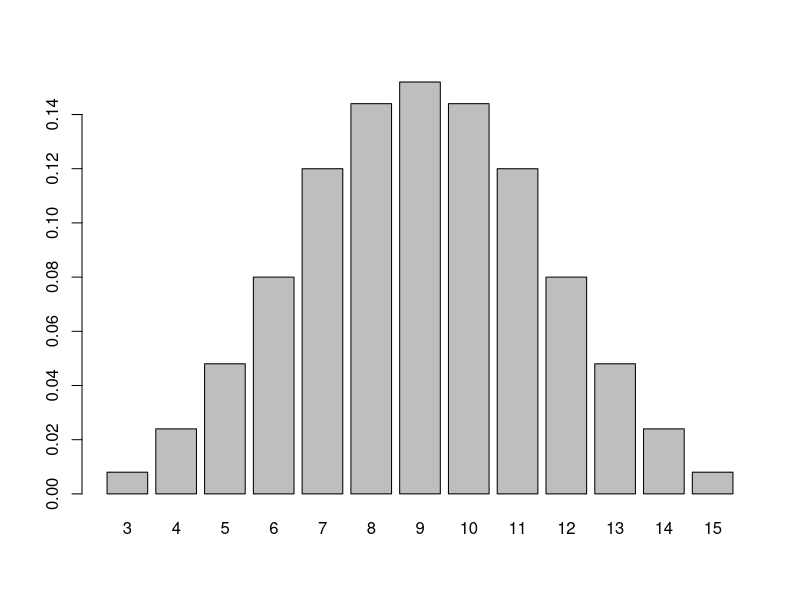
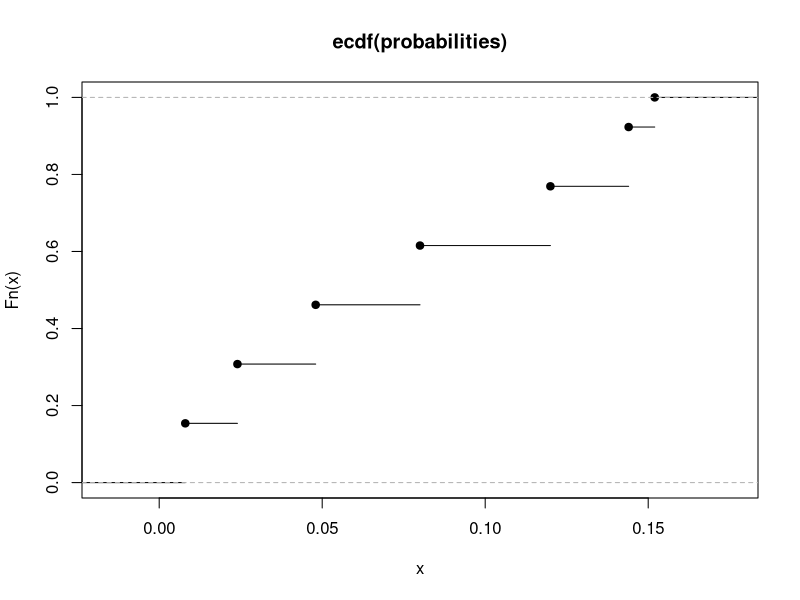

Write R code to recreate these figures, in order.
## ---- chunk 1
    outcomes <- c(3:15)
    number_possibilities <- c(
        1, # 3, (1, 1, 1)
        3, # 4, (1, 1, 2) * 3(2, 5, 1) * 3!
        6, # 5, (1, 1, 3) * 3, (1, 2, 2) * 3
        10, # 6, (1, 1, 4) * 3, (2, 2, 2), (3, 1 ,2) * 3!
        15, # 7, (1, 1, 5) * 3, (2, 2, 3) * 3, (3, 3, 1) * 3, (1, 2, 4) * 3!
        18, # 8, (2, 2, 4) * 3, (3, 3, 2) * 3, (1, 2, 5) * 3!, (1, 3, 4) * 3!
        19, # 9, (2, 2, 5) * 3, (3, 3, 3), (4, 4, 1) * 3, (1, 3, 5) * 3!, (2, 3, 4) * 3!
        18, # 10, (3, 3, 4) * 3, (4, 4, 2) * 3, (1, 4, 5) * 3!, (2, 3, 5) * 3!
        15,
        10,
        6,
        3,
        1
    )

    probabilities <- number_possibilities * (1 / (5^3))

    data.frame(x = outcomes, possibilities = number_possibilities, f_x = probabilities, F_x = cumsum(probabilities))
## ---- chunk 2
    barplot(probabilities, names.arg = outcomes)

    plot(ecdf(probabilities))
## ---- chunk 3
    f_0 <- (8 / 10) * (7 / 9) * (6 / 8) * (5 / 7)
    f_1 <- (2 / 10) * (8 / 9) * (7 / 8) * (6 / 7) * 4
    f_2 <- (2 / 10) * (1 / 9) * (8 / 8) * (7 / 7) * 6

    f <- c(f_0, f_1, f_2)

    f
    cumsum(f)
## ---- chunk 4
1 - dbinom(300, size = 300, p = 297 / 300)
## ---- chunk 5
1 - ppois(0, lambda = 3)
## ---- chunk 6
    dbinom(32, size = 32, p = 0.95)
## ---- chunk 7
    dbinom(30, size = 32, p = 0.95)
## ---- chunk 8
    1 - (dbinom(31, size = 32, p = 0.95) + dbinom(32, size = 32, p = 0.95))
## ---- chunk 9
dhyper(20, 190, 10, 20)
## ---- chunk 10
1 - dhyper(20, 190, 10, 20)
## ---- chunk 11
ppois(0, lambda = 3) + ppois(1, lambda = 3)
## ---- chunk 12
    f <- c(
        dhyper(4, 4, 7, 4), # f (4)
        dhyper(4, 4, 7, 5), # f (5)
        dhyper(4, 4, 7, 6), # ...
        dhyper(4, 4, 7, 7),
        dhyper(4, 4, 7, 8),
        dhyper(4, 4, 7, 9),
        dhyper(4, 4, 7, 10),
        dhyper(4, 4, 7, 11)
    )

    f[1] <- f[1]
    f[2] <- f[2] - f[1]
    f[3] <- f[3] - f[2] - f[1]
    f[4] <- f[4] - f[3] - f[2] - f[1]
    f[5] <- f[5] - f[4] - f[3] - f[2] - f[1]
    f[6] <- f[6] - f[5] - f[4] - f[3] - f[2] - f[1]
    f[7] <- f[7] - f[6] - f[5] - f[4] - f[3] - f[2] - f[1]
    f[8] <- f[8] - f[7] - f[6] - f[5] - f[4] - f[3] - f[2] - f[1]

    f
    cumsum(f)
## ---- chunk 13
    e_x <- sum(f * c(4:11))
    var_x <- sum((c(4:11) - e_x)^2 * f)

    e_x
    var_x
## ---- chunk 14
1 - ppois(39, lambda = 48)
## ---- chunk 15
    p <- 1 / 3 * 0.9 + 1 / 3 * 0.9 + 1 / 3 * 0.7

    p
## ---- chunk 16
    sapply(1:10, function(i) {
        p^i
    })
## ---- chunk 17
dpois(3, lambda = 2.5)
